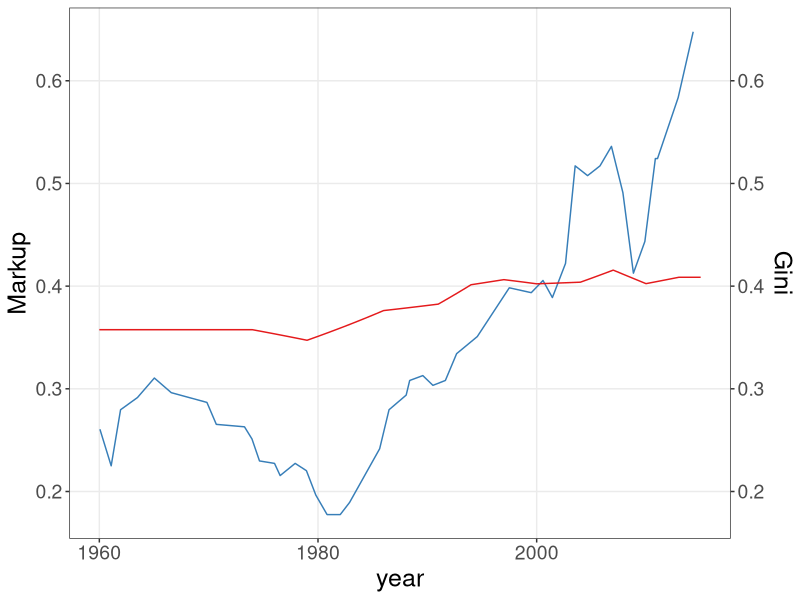

Write the R code that produced this figure.
#' Graph Designer: Harriet Brookes-Gray, Scott Cohn
#' Authors: Bowles and Halliday
#' Title: Coordination, Conflict and Competition: A Text in Microeconomics

library("tidyverse")
library("ggplot2")
library("dplyr")
library("patchwork") # To display 2 charts together
library("readxl")

markup_data <- read_excel("competitionmarkets/loecker_barkai/LBdf_data.xlsx")
gini_data <- read_excel("competitionmarkets/Gini Index Data/gini_data_USA.xlsx")


# Clean -------------------------------------------------------------------

gini_data$gini <- as.numeric(as.character(gini_data$gini))

markup_data1 <- markup_data[-c(53:61), ]

markup_data2 <- markup_data1 %>%
  filter(year >= 1959.023)

gini_data1 <- gini_data %>%
  filter(year >= 1960)


# Plot --------------------------------------------------------------------

coeff <- 1 # used to transform data

p <- ggplot() +
  geom_line(data = markup_data2, aes(x = year, y = markup/coeff, color = "Markup"), na.rm = TRUE, color = "#377EB8") +
  geom_line(data = gini_data1, aes(x = year, y = gini, color = "Gini"), color = "#E41A1C") +
  scale_y_continuous(
    
    # Name of the first axis
    name = "Markup",
    
    # Add a second axis and specify its features
    sec.axis = sec_axis(~.*coeff, name = "Gini")
  )

p1 <- p + 
  labs(color = "") +
  theme_bw() + 
  theme(panel.grid.minor = element_blank(),
        axis.title = element_text(size = 18),
        axis.text = element_text(size = 14),
        legend.text = element_text(size = 14))
p1
# Save
ggsave(p, "markup_and_gini_coefficient.pdf", width = 6, height = 6, units = "in")
